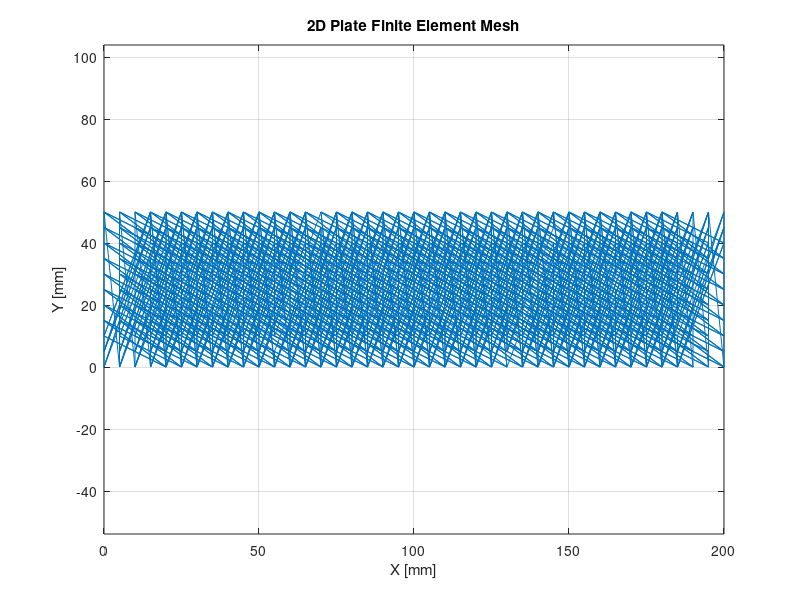

Reproduce this figure in MATLAB.
clc;
clear;
close all;

%% Geometry
L = 200; % Length [mm]
H = 50;  % Height [mm]
R = 20;  % Hole radius [mm]

%% Mesh
nx = 40;
ny = 10;

x = linspace(0,L,nx+1);
y = linspace(0,H,ny+1);

[X,Y] = meshgrid(x,y);

nodes = [X(:), Y(:)];

%% Create triangular elements
elements = [];

for j = 1:ny
    for i = 1:nx

       n1 = (j-1)*(nx+1)+i;
       n2 = n1 + 1;
       n3 = j*(nx+1)+i;
       n4 = n3 + 1;

       elements = [elements; 
           n1 n2 n4; 
           n1 n4 n3];
    end
end

%% Plot mesh
figure;

triplot(elements,nodes(:,1),nodes(:,2));

axis equal;
xlabel('X [mm]');
ylabel('Y [mm]');
title('2D Plate Finite Element Mesh');
grid on;
